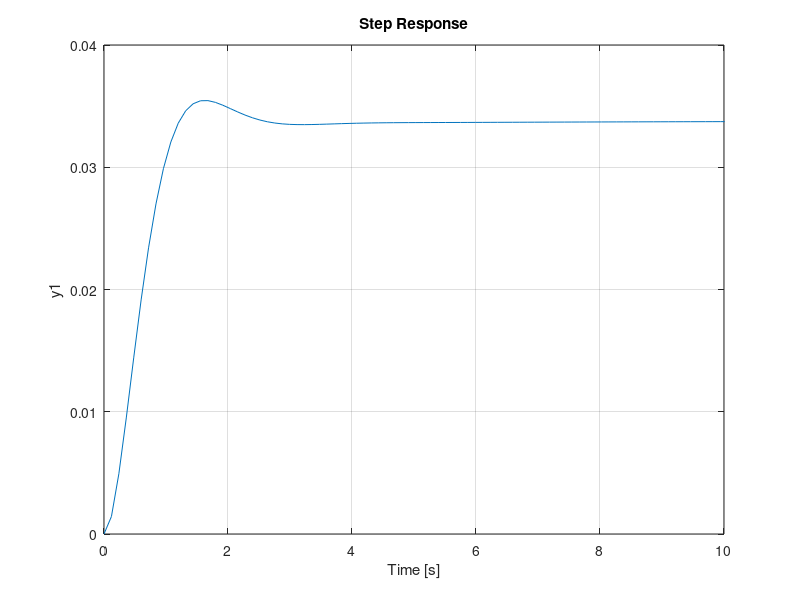

Reproduce this figure in MATLAB.
A = [-0.313 56.7 0; -0.0139 -0.426 0; 0 56.7 0];
B = [0.232; 0.0203; 0];
C = [0 0 1];
D = [0];

co = ctrb(A,B)
co_rank = rank(co)

p=35
Q=p*C'*C
R=1;
K=lqr(A,B,Q,R)

sys_cl=ss(A-B*K,B,C,D);
step(0.2*sys_cl)
axis([0,10,0,0.04])
